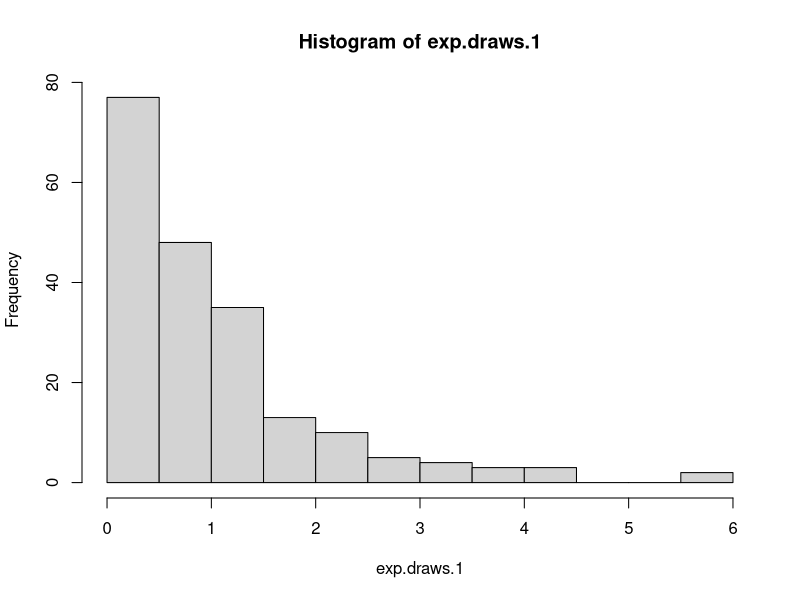
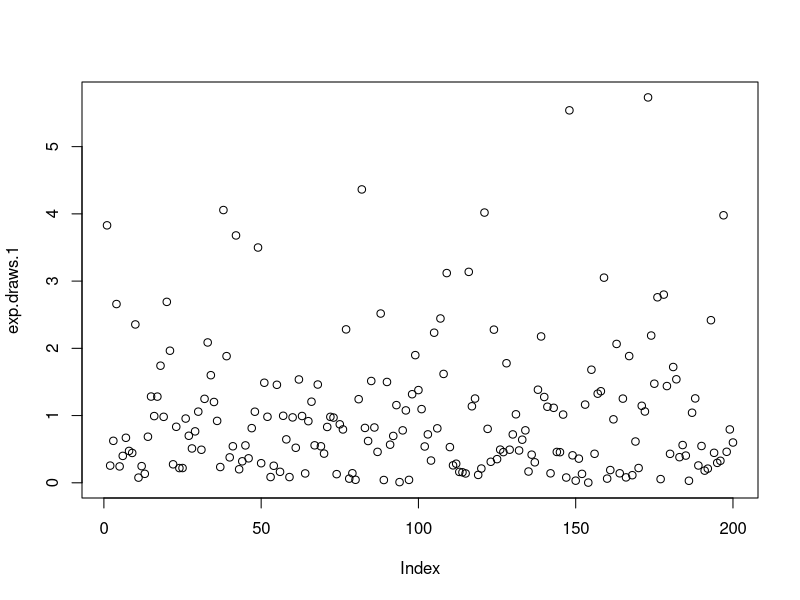
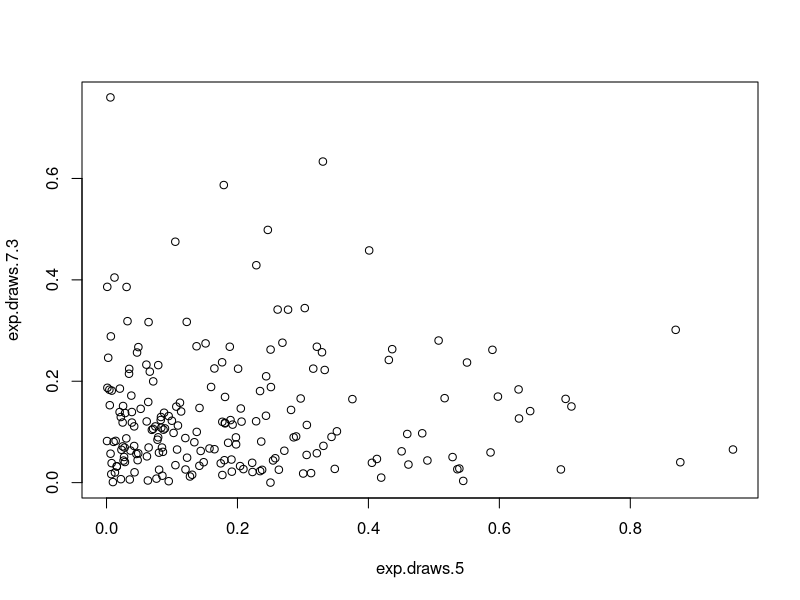
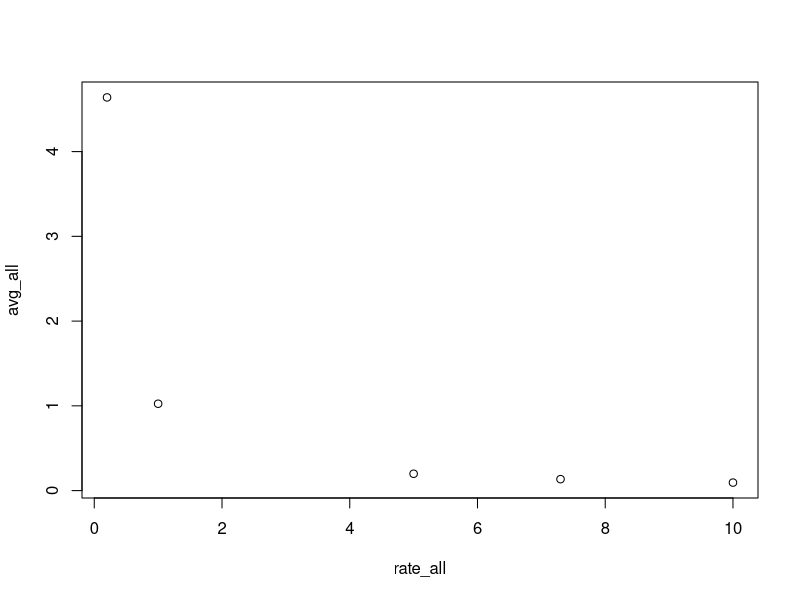
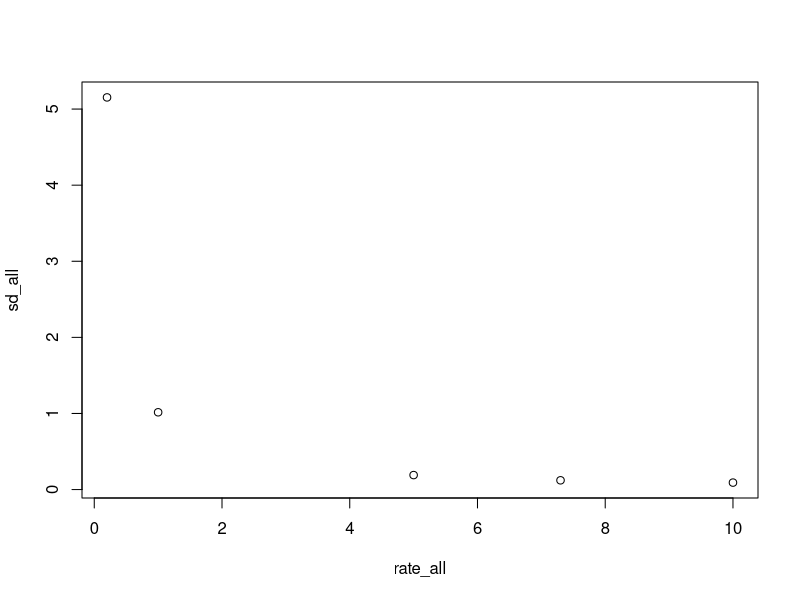
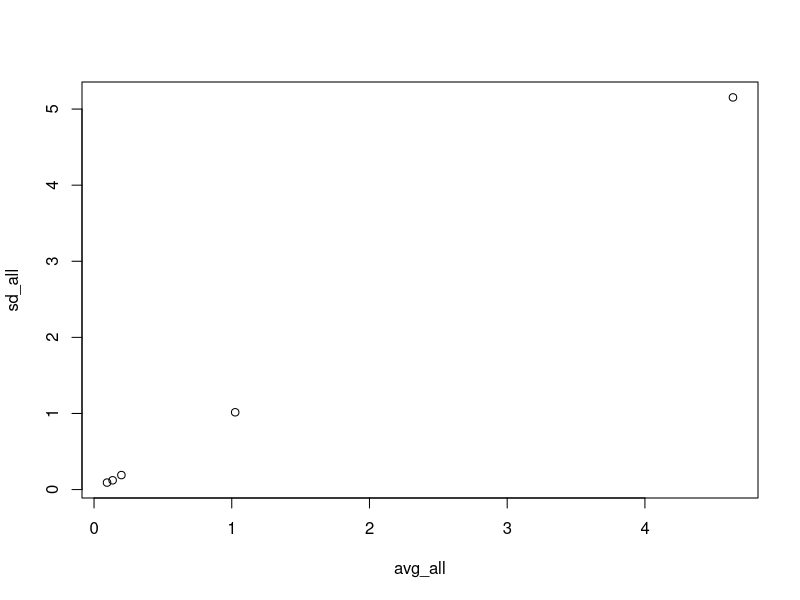
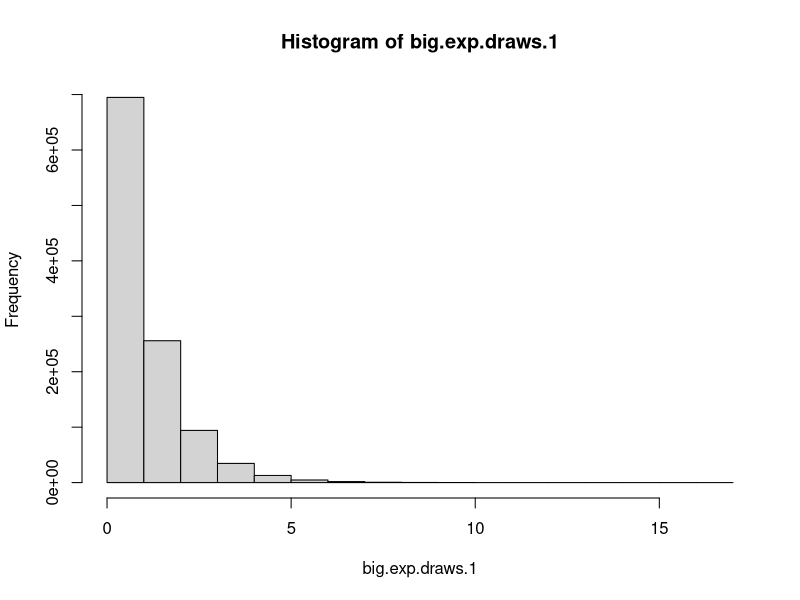
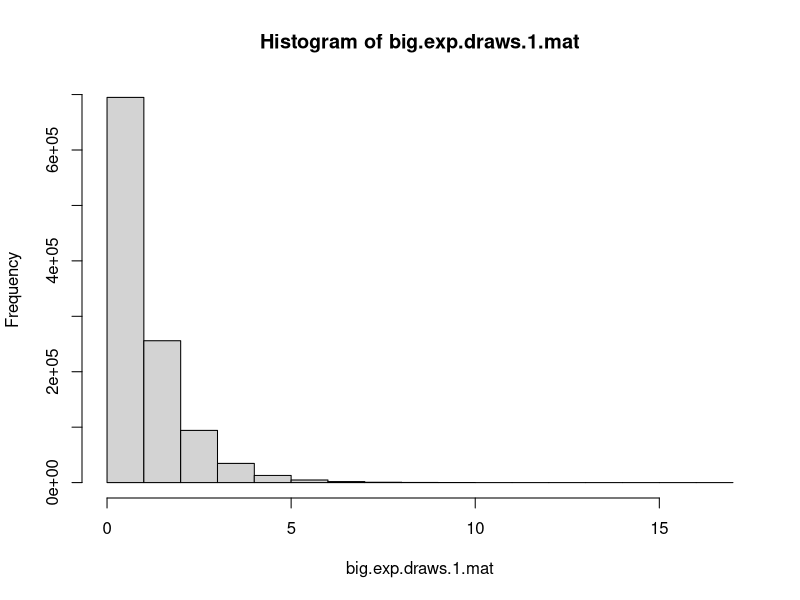

R code for these plots, in order:
## ---- chunk 1
library(stats)
## ---- chunk 2
exp.draws.1 = rexp(n=200)
mean(exp.draws.1)
sd(exp.draws.1)
## ---- chunk 3
exp.draws.0.2 <- rexp(n=200, 0.2)
exp.draws.5 <- rexp(n=200, 5)
exp.draws.7.3 <- rexp(n=200, 7.3)
exp.draws.10 <- rexp(n=200, 10)

## ---- chunk 4
#a. create a histogram of the standard exponential distribution (n=200)
hist(exp.draws.1)

#b. use plot() to display random values of exponential distribution in order
plot(exp.draws.1)

#c. use plot for exp.draws.5 and exp.draws.7.3
plot(exp.draws.5,exp.draws.7.3)
## ---- chunk 5
#calculate means for exp.draws(0.2, 1, 10, 5, 7.3)
avg_0.2 <- mean(exp.draws.0.2)
avg_.5 <- mean(exp.draws.5)
avg_.7.3 <- mean(exp.draws.7.3)
avg_.10 <- mean(exp.draws.10)
avg_.1 <- mean(exp.draws.1)
avg_all <- c(avg_0.2, avg_.1, avg_.5, avg_.7.3, avg_.10)
rate_all <- c(0.2, 1, 5, 7.3, 10)
plot(rate_all, avg_all)

## ---- chunk 6
sd_.0.2 <- sd(exp.draws.0.2)
sd_.1 <- sd(exp.draws.1)
sd_.5 <- sd(exp.draws.5)
sd_.7.7 <- sd(exp.draws.7.3)
sd_.10 <- sd(exp.draws.10)

sd_all <- c(sd_.0.2, sd_.1, sd_.5, sd_.7.7, sd_.10)

plot(rate_all, sd_all)

## ---- chunk 7
plot(avg_all, sd_all)
## ---- chunk 8
big.exp.draws.1 <- rexp(n=1100000)
mean(big.exp.draws.1)
sd(big.exp.draws.1)

## ---- chunk 9
hist(big.exp.draws.1)

## ---- chunk 10
b.e.d_1 <- big.exp.draws.1[big.exp.draws.1 > 1]
mean(b.e.d_1)
## ---- chunk 11
big.exp.draws.1.mat <- matrix(big.exp.draws.1, nrow = 1100, ncol = 1000)
hist(big.exp.draws.1.mat)

## ---- chunk 12
mat_371 <- big.exp.draws.1.mat[,371] 

avg_371 <- mean(mat_371)
avg_371
## ---- chunk 13
avg_col_means <- colMeans(big.exp.draws.1.mat)
hist(avg_col_means)
